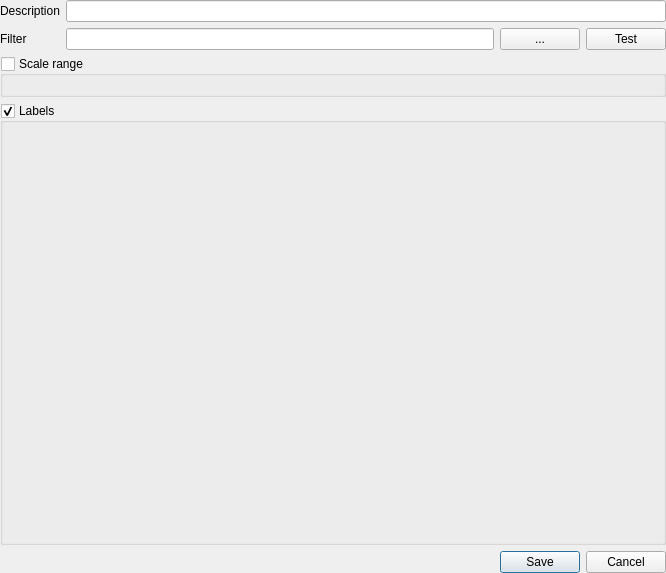
<?xml version="1.0" encoding="UTF-8"?>
<ui version="4.0">
 <class>QgsLabelingRulePropsDialog</class>
 <widget class="QDialog" name="QgsLabelingRulePropsDialog">
  <property name="geometry">
   <rect>
    <x>0</x>
    <y>0</y>
    <width>666</width>
    <height>573</height>
   </rect>
  </property>
  <property name="windowTitle">
   <string>Rule properties</string>
  </property>
  <layout class="QVBoxLayout" name="verticalLayout">
   <property name="margin">
    <number>0</number>
   </property>
   <item>
    <widget class="QScrollArea" name="scrollArea">
     <property name="frameShape">
      <enum>QFrame::NoFrame</enum>
     </property>
     <property name="widgetResizable">
      <bool>true</bool>
     </property>
     <widget class="QWidget" name="scrollAreaWidgetContents">
      <property name="geometry">
       <rect>
        <x>0</x>
        <y>0</y>
        <width>666</width>
        <height>540</height>
       </rect>
      </property>
      <layout class="QVBoxLayout" name="verticalLayout_2">
       <property name="margin">
        <number>0</number>
       </property>
       <item>
        <layout class="QFormLayout" name="formLayout">
         <property name="fieldGrowthPolicy">
          <enum>QFormLayout::ExpandingFieldsGrow</enum>
         </property>
         <item row="0" column="0">
          <widget class="QLabel" name="label_1">
           <property name="text">
            <string>Description</string>
           </property>
          </widget>
         </item>
         <item row="0" column="1">
          <widget class="QLineEdit" name="editDescription"/>
         </item>
         <item row="1" column="0">
          <widget class="QLabel" name="label_5">
           <property name="text">
            <string>Filter</string>
           </property>
          </widget>
         </item>
         <item row="1" column="1">
          <layout class="QHBoxLayout" name="horizontalLayout">
           <item>
            <widget class="QLineEdit" name="editFilter"/>
           </item>
           <item>
            <widget class="QPushButton" name="btnExpressionBuilder">
             <property name="sizePolicy">
              <sizepolicy hsizetype="Minimum" vsizetype="Fixed">
               <horstretch>0</horstretch>
               <verstretch>0</verstretch>
              </sizepolicy>
             </property>
             <property name="text">
              <string>...</string>
             </property>
            </widget>
           </item>
           <item>
            <widget class="QPushButton" name="btnTestFilter">
             <property name="text">
              <string>Test</string>
             </property>
            </widget>
           </item>
          </layout>
         </item>
        </layout>
       </item>
       <item>
        <widget class="QGroupBox" name="groupScale">
         <property name="title">
          <string>Scale range</string>
         </property>
         <property name="checkable">
          <bool>true</bool>
         </property>
         <property name="checked">
          <bool>false</bool>
         </property>
         <layout class="QHBoxLayout" name="horizontalLayout_2">
          <item>
           <widget class="QgsScaleRangeWidget" name="mScaleRangeWidget">
            <property name="toolTip">
             <string/>
            </property>
            <property name="whatsThis">
             <string/>
            </property>
           </widget>
          </item>
         </layout>
        </widget>
       </item>
       <item>
        <widget class="QGroupBox" name="groupSettings">
         <property name="sizePolicy">
          <sizepolicy hsizetype="Preferred" vsizetype="Expanding">
           <horstretch>0</horstretch>
           <verstretch>0</verstretch>
          </sizepolicy>
         </property>
         <property name="title">
          <string>Labels</string>
         </property>
         <property name="checkable">
          <bool>true</bool>
         </property>
        </widget>
       </item>
      </layout>
     </widget>
    </widget>
   </item>
   <item>
    <widget class="QDialogButtonBox" name="buttonBox">
     <property name="orientation">
      <enum>Qt::Horizontal</enum>
     </property>
     <property name="standardButtons">
      <set>QDialogButtonBox::Cancel|QDialogButtonBox::Save</set>
     </property>
    </widget>
   </item>
  </layout>
 </widget>
 <customwidgets>
  <customwidget>
   <class>QgsScaleRangeWidget</class>
   <extends>QWidget</extends>
   <header>qgsscalerangewidget.h</header>
  </customwidget>
 </customwidgets>
 <tabstops>
  <tabstop>editDescription</tabstop>
  <tabstop>editFilter</tabstop>
  <tabstop>btnExpressionBuilder</tabstop>
  <tabstop>btnTestFilter</tabstop>
  <tabstop>buttonBox</tabstop>
 </tabstops>
 <resources/>
 <connections/>
</ui>
